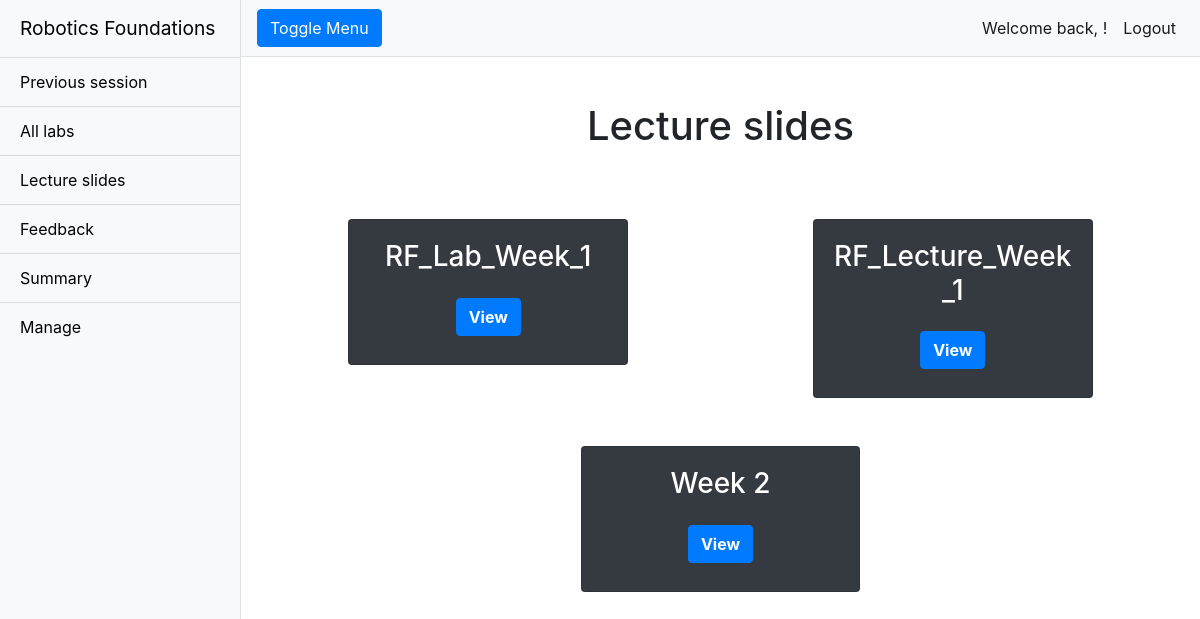
The app's page /rfwa/lectureslides/ (signed in) with its own data.
### rfwa/models.py (models this page shows, shortened)
class Slide(models.Model):
    name = models.CharField(max_length = 128)
    lecture_Files = models.FileField(upload_to='slides/')
    slug = models.SlugField(primary_key = True, blank = True)

### rfwa/views.py (the view)
# urls.py: path('lectureslides/', views.lectureslides, name='lectureslides'),
def lectureslides(request):
    slides = Slide.objects.order_by('name')
    return render(request, 'rfwa/lectureslides.html', {'slides':slides})

### templates/rfwa/lectureslides.html (shortened to what this page needs)
{% extends "rfwa/base.html" %}
{% block body_block %}
<div class="container-fluid">
  <h1 class="mt-4">Lecture slides</h1>
  {% if slides %}
  <div class="container-fluid mt-5">
    {% for slide in slides %}
    {% cycle 'row' '' as row silent %}
    {% if row %}
    <div class="row justify-content-around">
      {% endif %}
      <div class="col-sm-10 col-md-10 col-lg-4 mb-5">
        <div class="card bg-dark text-white mx-auto">
          <div class="card-body text-center">
            <h3 class="card-title">{{slide.name}}</h3>
            <div class="row pb-2 justify-content-around mt-4">
              <button class="btn btn-primary font-weight-bold loadProjectButton" rel="noopener noreferrer"
                onclick=" window.open('../../media/{{slide.lecture_Files}}','_blank')">View</button>
            </div>
          </div>
        </div>
      </div>
      {% if not row %}
    </div>
    {% endif %}
    {% endfor %}
    {% else %}
    <h2 class="text-center mt-5">There are currently no slides to show.</h2>
    {% endif %}
  </div>
</div>
{% endblock %}

### static/css/simple-sidebar.css (style rules this page uses)
body { overflow-x: hidden; }

### static/css/override.css (style rules this page uses)
.mt-4 { text-align: center; vertical-align: middle; line-height: 90px; }

### records on screen
Slide: name "RF_Lab_Week_1"
Slide: name "RF_Lecture_Week_1"
Slide: name "Week 2"
